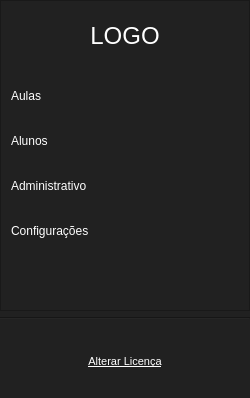
     <widget class="QFrame" name="frame_left_menu">
      <property name="styleSheet">
       <string notr="true">background-color: rgb(33, 33, 33);</string>
      </property>
      <layout class="QVBoxLayout" name="left_menu">
       <property name="spacing">
        <number>6</number>
       </property>
       <property name="leftMargin">
        <number>0</number>
       </property>
       <property name="topMargin">
        <number>0</number>
       </property>
       <property name="rightMargin">
        <number>0</number>
       </property>
       <property name="bottomMargin">
        <number>0</number>
       </property>
       <item>
        <widget class="QFrame" name="layout_top_menu">
         <property name="minimumSize">
          <size>
           <width>250</width>
           <height>0</height>
          </size>
         </property>
         <property name="maximumSize">
          <size>
           <width>16777215</width>
           <height>16777215</height>
          </size>
         </property>
         <property name="frameShape">
          <enum>QFrame::Shape::StyledPanel</enum>
         </property>
         <property name="frameShadow">
          <enum>QFrame::Shadow::Raised</enum>
         </property>
         <layout class="QVBoxLayout" name="verticalLayout_2">
          <property name="spacing">
           <number>5</number>
          </property>
          <property name="leftMargin">
           <number>0</number>
          </property>
          <property name="topMargin">
           <number>0</number>
          </property>
          <property name="rightMargin">
           <number>0</number>
          </property>
          <property name="bottomMargin">
           <number>0</number>
          </property>
          <item>
           <widget class="QLabel" name="label">
            <property name="minimumSize">
             <size>
              <width>0</width>
              <height>70</height>
             </size>
            </property>
            <property name="font">
             <font>
              <pointsize>18</pointsize>
             </font>
            </property>
            <property name="styleSheet">
             <string notr="true">color: white;</string>
            </property>
            <property name="text">
             <string>LOGO</string>
            </property>
            <property name="alignment">
             <set>Qt::AlignmentFlag::AlignCenter</set>
            </property>
           </widget>
          </item>
          <item>
           <widget class="QPushButton" name="btn_menu_account">
            <property name="minimumSize">
             <size>
              <width>0</width>
              <height>40</height>
             </size>
            </property>
            <property name="styleSheet">
             <string notr="true">QPushButton {
	color: rgb(255, 255, 255);
	border: 0px solid;
	border-radius: 20px;
	text-align: left;
	padding: 10px;
}

QPushButton:hover {
	background-color:  #303030;
	color: white;
}</string>
            </property>
            <property name="text">
             <string>Aulas</string>
            </property>
            <property name="icon">
             <iconset>
              <normaloff>../icons/lesson.png</normaloff>../icons/lesson.png</iconset>
            </property>
           </widget>
          </item>
          <item>
           <widget class="QPushButton" name="btn_menu_group">
            <property name="minimumSize">
             <size>
              <width>0</width>
              <height>40</height>
             </size>
            </property>
            <property name="styleSheet">
             <string notr="true">QPushButton {
	color: rgb(255, 255, 255);
	border: 0px solid;
	border-radius: 20px;
	text-align: left;
	padding: 10px;
}

QPushButton:hover {
	background-color:  #303030;
	color: white;
}</string>
            </property>
            <property name="text">
             <string>Alunos</string>
            </property>
            <property name="icon">
             <iconset>
              <normaloff>../icons/groups-white.png</normaloff>../icons/groups-white.png</iconset>
            </property>
           </widget>
          </item>
          <item>
           <widget class="QPushButton" name="btn_menu_message_forwarding">
            <property name="minimumSize">
             <size>
              <width>0</width>
              <height>40</height>
             </size>
            </property>
            <property name="styleSheet">
             <string notr="true">QPushButton {
	color: rgb(255, 255, 255);
	border: 0px solid;
	border-radius: 20px;
	text-align: left;
	padding: 10px;
}

QPushButton:hover {
	background-color:  #303030;
	color: white;
}</string>
            </property>
            <property name="text">
             <string>Administrativo</string>
            </property>
            <property name="icon">
             <iconset>
              <normaloff>../icons/administrative.png</normaloff>../icons/administrative.png</iconset>
            </property>
           </widget>
          </item>
          <item>
           <widget class="QPushButton" name="btn_menu_configuration">
            <property name="minimumSize">
             <size>
              <width>0</width>
              <height>40</height>
             </size>
            </property>
            <property name="styleSheet">
             <string notr="true">QPushButton {
	color: rgb(255, 255, 255);
	border: 0px solid;
	border-radius: 20px;
	text-align: left;
	padding: 10px;
}

QPushButton:hover {
	background-color:  #303030;
	color: white;
}</string>
            </property>
            <property name="text">
             <string>Configurações</string>
            </property>
            <property name="icon">
             <iconset>
              <normaloff>../icons/settings-white.png</normaloff>../icons/settings-white.png</iconset>
            </property>
           </widget>
          </item>
          <item>
           <spacer name="verticalSpacer">
            <property name="orientation">
             <enum>Qt::Orientation::Vertical</enum>
            </property>
            <property name="sizeHint" stdset="0">
             <size>
              <width>20</width>
              <height>40</height>
             </size>
            </property>
           </spacer>
          </item>
          <item>
           <widget class="QLabel" name="beta_label">
            <property name="text">
             <string/>
            </property>
           </widget>
          </item>
         </layout>
        </widget>
       </item>
       <item>
        <widget class="Line" name="line_2">
         <property name="enabled">
          <bool>true</bool>
         </property>
         <property name="font">
          <font>
           <kerning>true</kerning>
          </font>
         </property>
         <property name="orientation">
          <enum>Qt::Orientation::Horizontal</enum>
         </property>
        </widget>
       </item>
       <item>
        <widget class="QFrame" name="frame_license">
         <property name="styleSheet">
          <string notr="true">border-top: 1px</string>
         </property>
         <property name="frameShape">
          <enum>QFrame::Shape::StyledPanel</enum>
         </property>
         <property name="frameShadow">
          <enum>QFrame::Shadow::Raised</enum>
         </property>
         <layout class="QVBoxLayout" name="verticalLayout_14">
          <item>
           <widget class="QLabel" name="label_subscription">
            <property name="styleSheet">
             <string notr="true">color: white;</string>
            </property>
            <property name="text">
             <string/>
            </property>
            <property name="alignment">
             <set>Qt::AlignmentFlag::AlignCenter</set>
            </property>
           </widget>
          </item>
          <item>
           <widget class="QPushButton" name="btn_change_license">
            <property name="font">
             <font>
              <pointsize>8</pointsize>
              <bold>false</bold>
              <underline>true</underline>
             </font>
            </property>
            <property name="cursor">
             <cursorShape>PointingHandCursor</cursorShape>
            </property>
            <property name="styleSheet">
             <string notr="true">QPushButton:enabled {
                            background-color: rgba(255, 255, 255, 0);
                            color: white;
                            }

                            QPushButton:disabled {
                            background-color:rgba(255, 255, 255, 0);
                            color: gray;
                            }

                            QPushButton {
                            border-radius: 0px;
                            color: white;
                            }

                            QPushButton:hover{
                            color: ;
                            color: rgb(234, 234, 234);
                            }</string>
            </property>
            <property name="text">
             <string>Alterar Licença</string>
            </property>
           </widget>
          </item>
          <item>
           <widget class="QLabel" name="label_copywrite">
            <property name="styleSheet">
             <string notr="true">color: white;</string>
            </property>
            <property name="text">
             <string/>
            </property>
            <property name="alignment">
             <set>Qt::AlignmentFlag::AlignCenter</set>
            </property>
           </widget>
          </item>
         </layout>
        </widget>
       </item>
      </layout>
     </widget>
